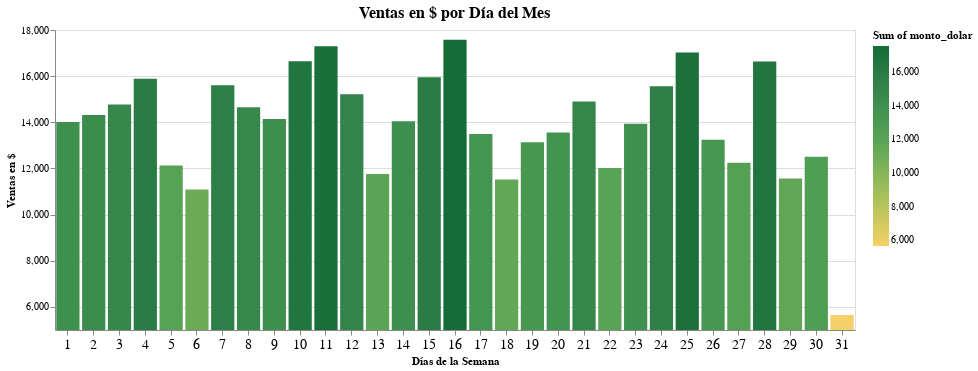

The notebook cell saved with this chart:
### Code cell
barras = alt.Chart(df_ventas_dol).mark_bar().encode(
                x=alt.X('dia_mes:O', title='Días de la Semana', axis = alt.Axis(labelAngle=0, labelFontSize=14)),
                y=alt.Y('sum(monto_dolar):Q', title = 'Ventas en $', scale=alt.Scale(zero=False), 
                  axis = alt.Axis(grid=True, titleAnchor='middle', titleAngle = 270, labelFontSize=10)),
                color=alt.Color(
                    'sum(monto_dolar):Q', scale=alt.Scale(scheme='goldgreen')),
                tooltip=[
                    alt.Tooltip('dia_mes:O', title='Día'),
                    alt.Tooltip('sum(monto_dolar):Q', title='Ventas en $')],
                ).properties(title='Ventas en $ por Día del Mes',
                             width=800, 
                             height=300
                ).configure_title(
                    fontSize = 16,
                    anchor = 'middle',
                ).interactive()
barras

### Figure 1 — Vega-Lite specification as saved in the notebook (floating-point values rounded to 4 significant figures; data arrays with more than 128 entries replaced by an {"elided": "..."} marker saying what was removed)
{"config": {"view": {"continuousWidth": 400, "continuousHeight": 300}, "title": {"anchor": "middle", "fontSize": 16}}, "data": {"name": "data-a7ec29a1c52efe8cf6aaf89c57d87266"}, "mark": "bar", "encoding": {"color": {"aggregate": "sum", "field": "monto_dolar", "scale": {"scheme": "goldgreen"}, "type": "quantitative"}, "tooltip": [{"field": "dia_mes", "title": "Día", "type": "ordinal"}, {"aggregate": "sum", "field": "monto_dolar", "title": "Ventas en $", "type": "quantitative"}], "x": {"axis": {"labelAngle": 0, "labelFontSize": 14}, "field": "dia_mes", "title": "Días de la Semana", "type": "ordinal"}, "y": {"aggregate": "sum", "axis": {"grid": true, "labelFontSize": 10, "titleAnchor": "middle", "titleAngle": 270}, "field": "monto_dolar", "scale": {"zero": false}, "title": "Ventas en $", "type": "quantitative"}}, "height": 300, "selection": {"selector005": {"type": "interval", "bind": "scales", "encodings": ["x", "y"]}}, "title": "Ventas en $ por Día del Mes", "width": 800, "$schema": "https://vega.github.io/schema/vega-lite/v4.17.0.json", "datasets": {"data-a7ec29a1c52efe8cf6aaf89c57d87266": {"elided": "612 records"}}}
